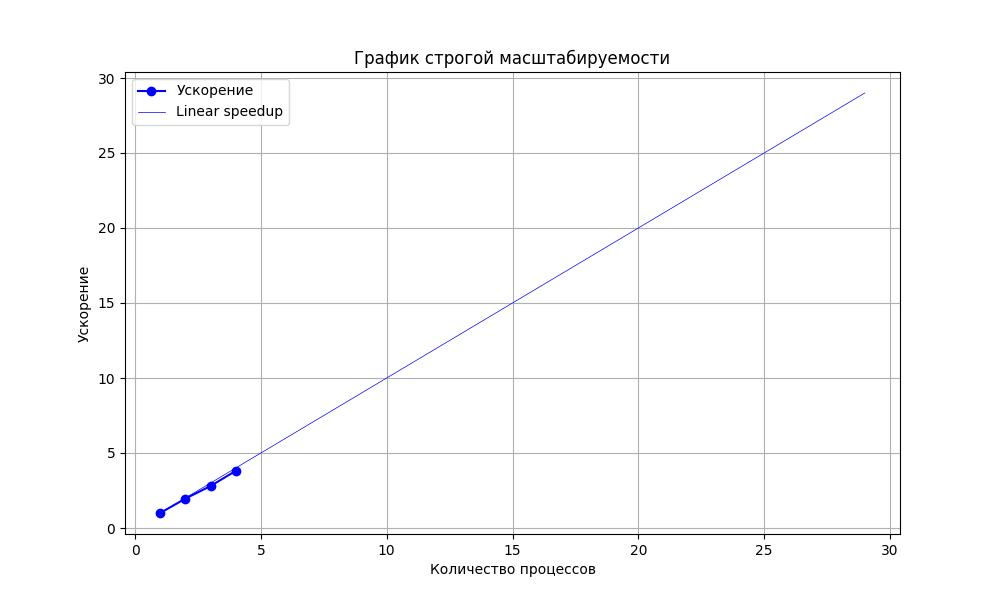

This figure's Python source:
import matplotlib.pyplot as plt
import numpy as np

input_file = "28000.txt"
output_file = "28000.jpg"

processes = []
times = []

with open(input_file, 'r') as file:
    for line in file:
        if line == "\n":
            break

        time, proc = map(float, line.split())
        times.append(time)
        processes.append(int(proc))

initial_time = times[0]
speedup = [initial_time / t for t in times]

plt.figure(figsize=(10, 6))
plt.plot(processes, speedup, marker='o', linestyle='-', color='b', label="Ускорение")
plt.plot(range(2,30),range(2,30),'-',c="blue",linewidth=0.5,label="Linear speedup")

plt.xlabel('Количество процессов')
plt.ylabel('Ускорение')
plt.title('График строгой масштабируемости')

plt.grid(True)
plt.legend()

plt.savefig(output_file)

print(f"График сохранён в файл {output_file}")
